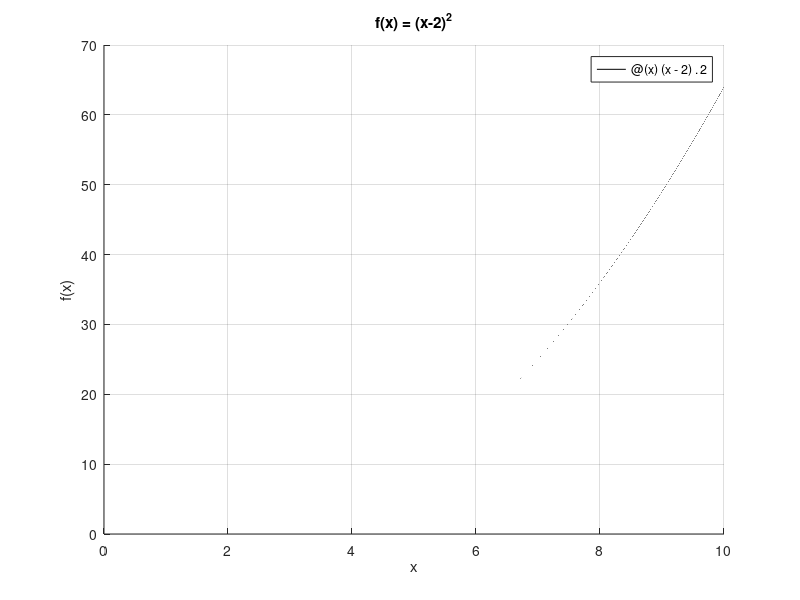

Write the MATLAB code that produced this figure. (Note: this script raises an error after producing the figure.)
%% visualising the golden ratio search
clear all, clc, close all

golden_ratio = (1 + sqrt(5)) / 2;
x1 = 0;
x2 = 10;
tol = 1e-4;

%%%% first function
f = @(x) (x - 2).^2;
a = figure;
set(gcf, 'Position', [360 198 700 420]);
hold on;
grid on;
fplot(f, [0, 10], 'k-') % Plot function

xlabel('x');
ylabel('f(x)');
title(sprintf("f(x) = (x-2)^2",'Interpreter','latex','FontSize',12))

% Start the search
[xmin_1, fmin1, iter1] = golden_ratio_search(f, x1, x2, tol, golden_ratio, true);
title(sprintf('$f(x) = (x-2)^2$, $(x,f(x))_{\\mathrm{min}} = (%f, %f)$, number of iterations $= %d$', xmin_1, fmin1, iter1),'Interpreter','latex','FontSize',12)
fprintf('Minimum found at x = %f with f(x) = %f\n', xmin_1, fmin1);

%%%% second function
f2 = @(x) x.^2+3*exp(-2*x);
figure;
set(gcf, 'Position', [360 198 700 420]);
hold on;
grid on;
fplot(f2, [0, 10], 'k-'); % Plot function
xlabel('x');
ylabel('f(x)');
title(sprintf("f(x) = x^2+3e^{-2x}",'Interpreter','latex','FontSize',12))

% Start the search
[xmin_2, fmin2, iter2] = golden_ratio_search(f2, x1, x2, tol, golden_ratio, true);
title(sprintf('$f(x) = x^2+3e^{-2x}$, $(x,f(x))_{\\mathrm{min}} = (%f, %f)$, number of iterations $= %d$', xmin_2, fmin2, iter2),'Interpreter','latex','FontSize',12)
fprintf('Minimum found at x = %f with f(x) = %f\n', xmin_2, fmin2);


%% testing the effect of the ratio for fun

f = @(x) (x-2).^2;
solution = 2;

x1 = 0;
x2 = 10;
tol = 1e-4;
ratios = 1.35:0.0005:1.7;
golden_ratio = (1 + sqrt(5)) / 2;
[~, index] = min(abs(ratios - golden_ratio));
ratios(index) = golden_ratio;

iterations = zeros(size(ratios));
accuracies = zeros(size(ratios));

for i = 1:length(ratios)
    [xmin, ~, iterations(i)] = golden_ratio_search(f, x1, x2, tol, ratios(i), false);
    accuracies(i) = abs(xmin - solution);
end

[min_iters, idx_min_iters] = min(iterations);
[min_err, idx_min_err] = min(accuracies);

figure;
subplot(2,1,1);
plot(ratios, iterations, '.-');
hold on;
plot(ratios(idx_min_iters), min_iters, 'ko', 'MarkerFaceColor', 'k');
plot(ratios(idx_min_err), iterations(idx_min_err), 'ro', 'MarkerFaceColor', 'r');
xlabel('Ratio used in function');
ylabel('Number of Iterations');
title('Number of Iterations to find a solution for Different Ratios in Golden Ratio Search');
legend('Iterations', 'Min Iteration Point', 'Corresponding Point for Min Error');
grid on;

subplot(2,1,2);
plot(ratios, accuracies, '.-');
hold on;
plot(ratios(idx_min_err), min_err, 'ro', 'MarkerFaceColor', 'r');
plot(ratios(idx_min_iters), accuracies(idx_min_iters), 'ko', 'MarkerFaceColor', 'k');
xlabel('Ratio used in function');
ylabel('Accuracy (Absolute Error)');
title('Accuracy of Solutions for Different Ratios in Golden Ratio Search');
legend('Accuracy', 'Min Error Point', 'Corresponding Point for Min Iteration');
grid on;
